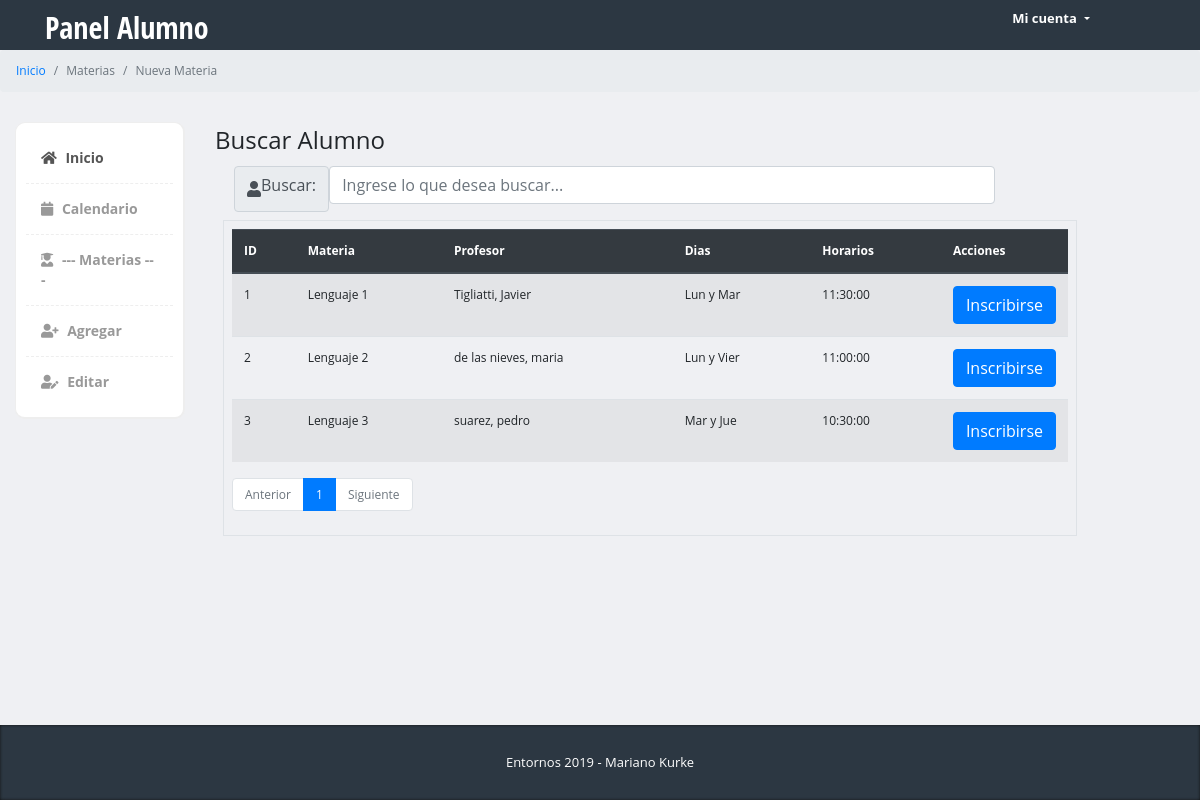
Screenshot of /Main_App/Alumno/agregarmateria.php?pagina=1 (signed in) with the database file from the repository.
### tables this page shows
CREATE TABLE `materias` (
  `id_materia` bigint(5) NOT NULL,
  `materia` varchar(20) NOT NULL,
  `id_anio` int(11) NOT NULL,
  `turno` varchar(1) NOT NULL,
  `profesor` varchar(20) NOT NULL,
  `dias` varchar(30) NOT NULL,
  `horario` time NOT NULL
);

### Main_App/Alumno/funciones/traermaterias.php (called while the page is built, shortened)
<?php
	include '../../funciones/conexion.php';
    $sql2 = "select count(*) from materias";
    $consulta2 = mysqli_query($conn, $sql2);
    $row = mysqli_fetch_row($consulta2);
    $usuariosporpagina = 8;
    $paginas = ceil($row[0]/$usuariosporpagina);
    $inicial = ($_GET['pagina']-1)*$usuariosporpagina;
    $inicial = (int)$inicial;
    $usuariosporpagina = (int)$usuariosporpagina;
    $sql = "select id_materia, materia, id_anio, turno, profesor, dias, horario from materias order by materia, turno, dias, horario limit $inicial,$usuariosporpagina";
    $consulta = mysqli_query($conn, $sql);
?>

### Main_App/Alumno/agregarmateria.php (the view, shortened to what this page needs)
<?php
   include 'template/header.php';
   include 'funciones/traermaterias.php';
   ?>
<nav aria-label="breadcrumb">
   <ol class="breadcrumb">
      <li class="breadcrumb-item"  aria-current="page"><a href="index.php">Inicio</a></li>
      <li class="breadcrumb-item active"  aria-current="page">Materias</li>
      <li class="breadcrumb-item active"  aria-current="page">Nueva Materia</li>
   </ol>
</nav>
<div class="page-content">
   <div class="row">
      <div class="col-md-2">
         <?php
            include 'template/menu.php';
            ?>
      </div>
      <div class="col-md-9">
         <legend id="legend-form">Buscar Alumno</legend>
         <div>
            <div>
               <div class="col-md-12 inputGroupContainer">
                  <div class="input-group-prepend m-1">
                     <span class="input-group-text m-0 col-md-0" id="inputGroup-sizing-default"><i class="fas fa-user"></i><label class="col-md-0 control-label">Buscar: </label> </span>
                     <input type="text" class="form-control col-md-0" id="search" style="width: 80%" placeholder="Ingrese lo que desea buscar...">
                  </div>
               </div>
               <div>
                  <div class="table-responsive-lg  border p-2 m-2 table-editable">
                     <table class="table table-hover table-striped" id="tabla">
                        <thead  class="thead-dark ">
                           <tr>
                              <th scope="col">ID</th>
                              <th scope="col">Materia</th>
                              <th scope="col">Profesor</th>
                              <th scope="col">Dias</th>
                              <th scope="col">Horarios</th>
                              <th scope="col">Acciones</th>
                           </tr>
                        </thead>
                        <?php
                           while ($fila=mysqli_fetch_array($consulta))
                           {
                           ?>
                        <form action="funciones/inscripcion.php" method="post" id="formulario">
                           <tr>
                              <td><?php echo ($fila['id_materia']);?></td>
                              <td><?php echo ($fila['materia']);?></td>
                              <td><?php echo ($fila['profesor']);?></td>
                              <td><?php echo ($fila['dias']);?></td>
                              <td><?php echo ($fila['horario']);?></td>
                              <td style="white-space: nowrap; width: 1%;">
                                 <input type="submit" id="btninscripcion" value="Inscribirse" class="btn btn-primary">
                              </td>
                           </tr>
                        </form>
                        <?php
                           }
                           ?>
                     </table>
                     <nav>
                        <ul class="pagination">
                           <li class="page-item
                              <?php echo $_GET['pagina']<=1? 'disabled' : '' ?>
                              ">
                              <a class="page-link" href="agregarmateria.php?pagina=<?php echo $_GET['pagina']-1 ?>">
                              Anterior
                              </a>
                           </li>
                           <?php for($i=0;$i<$paginas;$i++): ?>
                           <li class="page-item <?php echo $_GET['pagina']==$i+1 ? 'active' : '' ?>">
                              <a class="page-link" href="agregarmateria.php?pagina=<?php echo $i+1 ?>">
                              <?php echo $i+1 ?>
                              </a>
                           </li>
                           <?php endfor ?>
                           <li class="page-item
                              <?php echo $_GET['pagina']>=$paginas? 'disabled' : '' ?>
                              ">
                              <a class="page-link" href="agregarmateria.php?pagina=<?php echo $_GET['pagina']+1 ?>">
                              Siguiente
                              </a>
                           </li>
                        </ul>
                     </nav>
                  </div>
               </div>
            </div>
         </div>
      </div>
   </div>
   <?php
      include 'template/footer.php';
      ?>

### Main_App/Alumno/template/header.php (shortened to what this page needs)
<!DOCTYPE html>
<html>
   <head>
      <link href="../../css/bootstrap.min.css" rel="stylesheet">
      <link href="../../css/styles.css" rel="stylesheet">
      <link rel="stylesheet" href="https://use.fontawesome.com/releases/v5.8.1/css/all.css">
      <link href="../../css/sweetalert2.min.css" rel="stylesheet">
   </head>
   <div class="header">
      <div class="container">
         <div class="row">
            <div class="col-md-5">
               <div class="logo">
                  <h1><a href="index.php">Panel Alumno</a></h1>
               </div>
            </div>
            <div class="col-md-5">
            </div>
            <div class="col-md-2">
               <div class="navbar navbar-inverse" role="banner">
                  <nav class="collapse navbar-collapse bs-navbar-collapse navbar-right align-middle" style="display: inline; margin: 1%;">
                     <ul class="nav navbar-nav">
                        <li class="dropdown">
                           <a href="#" class="dropdown-toggle align-middle" data-toggle="dropdown">Mi cuenta <b class="caret"></b></a>
                        </li>
                     </ul>
                  </nav>
               </div>
            </div>
         </div>
      </div>
   </div>

### Main_App/Alumno/template/menu.php
<div class="sidebar content-box" >
   <ul class="nav" style="display: block;">
      <li class="current"><a href="index.php"><i class="fas fa-home"></i> Inicio</a></li>
      <li><a href="calendario.php"><i class="fas fa-calendar"></i> Calendario</a></li>
      <li><a><i class="fas fa-user-graduate"></i> --- Materias ---</a></li>
      <li><a href="agregarmateria.php"><i class="fas fa-user-plus"></i> Agregar</a></li>
      <li><a href="editarmateria.php"><i class="fas fa-user-edit"></i> Editar</a></li>
   </ul>
</div>

### Main_App/Alumno/template/footer.php (shortened to what this page needs)
<footer style="position:fixed; width:100%;">
   <div class="container">
      <div class="copy text-center">
         Entornos 2019 - Mariano Kurke
      </div>
   </div>
</footer>
</html>

### css/styles.css (style rules this page uses)
.page-content > .row { margin-left: 0px !important; margin-right: 0px !important; margin-top: 30px; }
footer { background-color:#2c3742; box-shadow:inset 0px 0px 3px #111; color:#fff; font-size:14px; line-height:25px; padding:10px 0px 10px 0px; bottom: 0px; }
footer .copy { font-size:13px; margin:15px 0px; }
.header { height:50px; background-color: #2c3742; }
.header .logo h1 { font-size:30px; margin:0px; padding:10px 0px; }
.header .logo h1 a { color:#fff; font-family: 'Open Sans Condensed', sans-serif; }
.header .navbar * { box-shadow:none !important; }
.header .navbar { background:none !important; border:0px !important; }
.header .navbar .nav > li > a { color:#fff !important; font-size:13px !important; border-bottom:0px !important; margin-top:0px !important; font-weight:bold; }
.header .navbar-collapse { border:0px !important; }
.content-box, .content-box-large { margin-bottom:30px; background:#fff; border-radius:10px; padding:10px; border-left:1px solid #eee; border-top:1px solid #eee; border-right:2px solid #eee; border-bottom:2px solid #eee; }
.sidebar ul.nav, .sidebar ul.nav ul { list-style: none; padding: 0px; margin: 0px; }
.sidebar .nav > li { margin: 0; border-bottom:1px dashed #eee; }
.sidebar .nav > li:last-child { border-bottom:0px; }
.sidebar .nav > li > a { font-size: 14px; line-height: 20px; padding: 15px 15px; color: #999; display: block; font-weight:bold; background:none; text-decoration: none; border-top:0px; font-weight:bold; }
.sidebar .nav > li > a > i { margin-right:5px; }
.sidebar .nav li a:hover, .sidebar .nav li.current > a { background: #fff; color: #555; border-bottom:0px; }

### rows the page displays
materias: id_materia "1", materia "Lenguaje 1", profesor "Tigliatti, Javier", dias "Lun y Mar", horario "11:30:00"
materias: id_materia "2", materia "Lenguaje 2", profesor "de las nieves, maria", dias "Lun y Vier", horario "11:00:00"
materias: id_materia "3", materia "Lenguaje 3", profesor "suarez, pedro", dias "Mar y Jue", horario "10:30:00"
